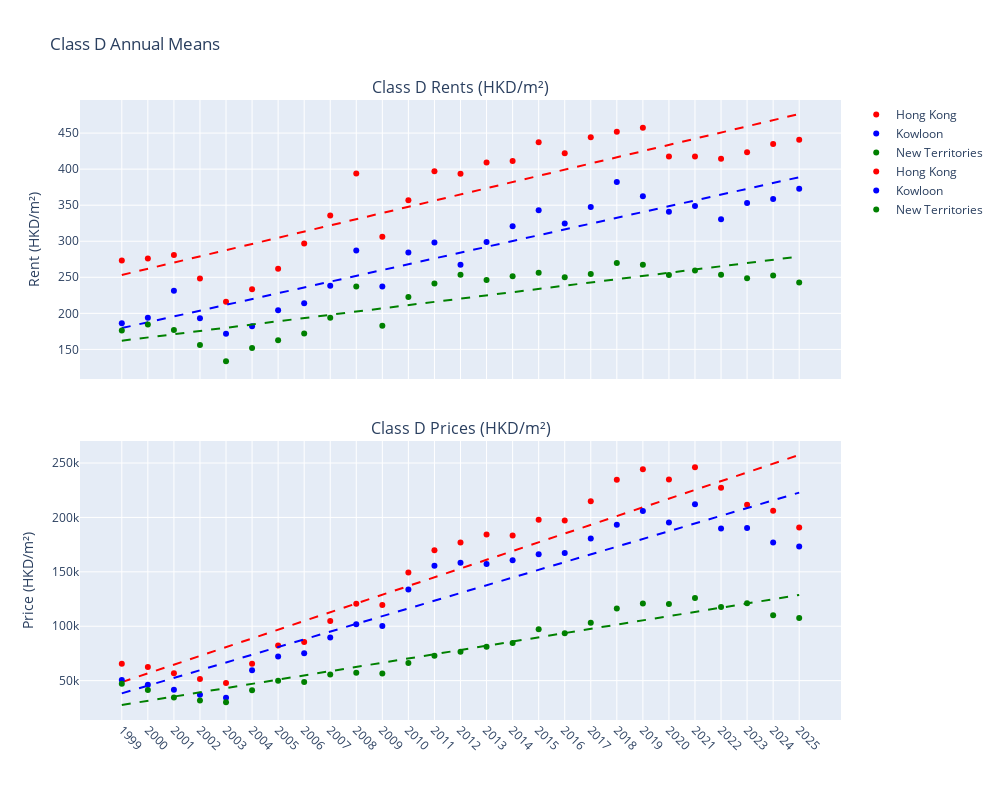

Source (notebook cell):
### Code cell
# 類別和區域
cls = 'D'
areas = ['Hong Kong', 'Kowloon', 'New Territories']
colors = {'Hong Kong': 'red', 'Kowloon': 'blue', 'New Territories': 'green'}

# 計算年度平均值
def get_annual_mean(df, cls, area):
    col = f'Class {cls} {area}'
    df[col] = pd.to_numeric(df[col], errors='coerce')
    annual = df.groupby('Year')[col].mean().reset_index()
    return annual['Year'].values, annual[col].values

# 創建圖表
fig = make_subplots(rows=2, cols=1, shared_xaxes=True, vertical_spacing=0.1,
                    subplot_titles=(f'Class {cls} Rents (HKD/m²)', f'Class {cls} Prices (HKD/m²)'))

for i, df in enumerate([rent_df, price_df]):
    for area in areas:
        years, means = get_annual_mean(df, cls, area)
        mask = ~np.isnan(means)
        valid_years, valid_means = years[mask], means[mask]
        
        fig.add_trace(go.Scatter(x=valid_years, y=valid_means, mode='markers',
                                 marker=dict(color=colors[area]), name=area,
                                 hovertemplate='Year: %{x}<br>Value: %{y:.2f}'),
                      row=i+1, col=1)
        
        if len(valid_means) > 1:
            result = linregress(np.arange(len(valid_years)), valid_means)
            reg_line = result.slope * np.arange(len(valid_years)) + result.intercept
            fig.add_trace(go.Scatter(x=valid_years, y=reg_line, mode='lines',
                                     line=dict(color=colors[area], dash='dash'),
                                     showlegend=False,
                                     hovertemplate='Year: %{x}<br>Value: %{y:.2f}'),
                          row=i+1, col=1)

# 統一刻度（每年顯示一次）
fig.update_xaxes(tickmode='array', tickvals=sorted(rent_df['Year'].unique()), tickangle=45, row=2, col=1)
fig.update_xaxes(tickmode='array', tickvals=sorted(rent_df['Year'].unique()), row=1, col=1)

fig.update_layout(title_text=f'Class {cls} Annual Means', height=800, width=1000)
fig.update_yaxes(title_text='Rent (HKD/m²)', row=1, col=1)
fig.update_yaxes(title_text='Price (HKD/m²)', row=2, col=1)

fig.show()

### Figure 1 — Plotly figure (JSON) as saved in the notebook; plotly's stock layout.template omitted (floating-point values rounded to 4 significant figures)
{"data": [{"hovertemplate": "Year: %{x}<br>Value: %{y:.2f}", "marker": {"color": "red"}, "mode": "markers", "name": "Hong Kong", "type": "scatter", "x": [1999, 2000, 2001, 2002, 2003, 2004, 2005, 2006, 2007, 2008, 2009, 2010, 2011, 2012, 2013, 2014, 2015, 2016, 2017, 2018, 2019, 2020, 2021, 2022, 2023, 2024, 2025], "xaxis": "x", "y": [273.2, 276.1, 281.1, 248.2, 216.2, 233.5, 262.0, 296.8, 335.6, 394.0, 306.2, 356.8, 397.1, 393.8, 409.3, 411.4, 437.2, 422.2, 444.2, 451.8, 457.5, 417.4, 417.7, 414.4, 423.2, 434.9, 440.7], "yaxis": "y"}, {"hovertemplate": "Year: %{x}<br>Value: %{y:.2f}", "line": {"color": "red", "dash": "dash"}, "mode": "lines", "showlegend": false, "type": "scatter", "x": [1999, 2000, 2001, 2002, 2003, 2004, 2005, 2006, 2007, 2008, 2009, 2010, 2011, 2012, 2013, 2014, 2015, 2016, 2017, 2018, 2019, 2020, 2021, 2022, 2023, 2024, 2025], "xaxis": "x", "y": [253.3, 261.9, 270.5, 279.0, 287.6, 296.2, 304.8, 313.4, 322.0, 330.6, 339.1, 347.7, 356.3, 364.9, 373.5, 382.1, 390.7, 399.2, 407.8, 416.4, 425.0, 433.6, 442.2, 450.8, 459.4, 467.9, 476.5], "yaxis": "y"}, {"hovertemplate": "Year: %{x}<br>Value: %{y:.2f}", "marker": {"color": "blue"}, "mode": "markers", "name": "Kowloon", "type": "scatter", "x": [1999, 2000, 2001, 2002, 2003, 2004, 2005, 2006, 2007, 2008, 2009, 2010, 2011, 2012, 2013, 2014, 2015, 2016, 2017, 2018, 2019, 2020, 2021, 2022, 2023, 2024, 2025], "xaxis": "x", "y": [186.2, 193.8, 231.2, 193.3, 171.7, 182.2, 204.3, 214.2, 238.3, 287.2, 237.1, 284.2, 298.1, 267.5, 299.0, 320.9, 342.8, 324.5, 347.6, 382.0, 362.2, 341.0, 348.9, 330.7, 352.9, 358.5, 372.9], "yaxis": "y"}, {"hovertemplate": "Year: %{x}<br>Value: %{y:.2f}", "line": {"color": "blue", "dash": "dash"}, "mode": "lines", "showlegend": false, "type": "scatter", "x": [1999, 2000, 2001, 2002, 2003, 2004, 2005, 2006, 2007, 2008, 2009, 2010, 2011, 2012, 2013, 2014, 2015, 2016, 2017, 2018, 2019, 2020, 2021, 2022, 2023, 2024, 2025], "xaxis": "x", "y": [179.6, 187.6, 195.7, 203.7, 211.8, 219.8, 227.9, 235.9, 244.0, 252.0, 260.1, 268.1, 276.2, 284.2, 292.2, 300.3, 308.3, 316.4, 324.4, 332.5, 340.5, 348.6, 356.6, 364.7, 372.7, 380.8, 388.8], "yaxis": "y"}, {"hovertemplate": "Year: %{x}<br>Value: %{y:.2f}", "marker": {"color": "green"}, "mode": "markers", "name": "New Territories", "type": "scatter", "x": [1999, 2000, 2001, 2002, 2003, 2004, 2005, 2006, 2007, 2008, 2009, 2010, 2011, 2012, 2013, 2014, 2015, 2016, 2017, 2018, 2019, 2020, 2021, 2022, 2023, 2024, 2025], "xaxis": "x", "y": [176.1, 184.5, 176.8, 156.2, 133.5, 151.8, 162.6, 172.2, 193.8, 237.1, 182.8, 222.6, 241.3, 253.4, 246.4, 251.4, 256.2, 250.2, 254.4, 269.8, 267.5, 253.3, 259.3, 253.5, 248.7, 252.6, 242.9], "yaxis": "y"}, {"hovertemplate": "Year: %{x}<br>Value: %{y:.2f}", "line": {"color": "green", "dash": "dash"}, "mode": "lines", "showlegend": false, "type": "scatter", "x": [1999, 2000, 2001, 2002, 2003, 2004, 2005, 2006, 2007, 2008, 2009, 2010, 2011, 2012, 2013, 2014, 2015, 2016, 2017, 2018, 2019, 2020, 2021, 2022, 2023, 2024, 2025], "xaxis": "x", "y": [162.1, 166.5, 171.0, 175.5, 180.0, 184.5, 189.0, 193.5, 198.0, 202.5, 206.9, 211.4, 215.9, 220.4, 224.9, 229.4, 233.9, 238.4, 242.8, 247.3, 251.8, 256.3, 260.8, 265.3, 269.8, 274.3, 278.8], "yaxis": "y"}, {"hovertemplate": "Year: %{x}<br>Value: %{y:.2f}", "marker": {"color": "red"}, "mode": "markers", "name": "Hong Kong", "type": "scatter", "x": [1999, 2000, 2001, 2002, 2003, 2004, 2005, 2006, 2007, 2008, 2009, 2010, 2011, 2012, 2013, 2014, 2015, 2016, 2017, 2018, 2019, 2020, 2021, 2022, 2023, 2024, 2025], "xaxis": "x2", "y": [65610.0, 62510.0, 56700.0, 51610.0, 47840.0, 65600.0, 82210.0, 85630.0, 104800.0, 120600.0, 119500.0, 149400.0, 169800.0, 177000.0, 184300.0, 183400.0, 197800.0, 197100.0, 214800.0, 234600.0, 244200.0, 234800.0, 246200.0, 227400.0, 211600.0, 206100.0, 190800.0], "yaxis": "y2"}, {"hovertemplate": "Year: %{x}<br>Value: %{y:.2f}", "line": {"color": "red", "dash": "dash"}, "mode": "lines", "showlegend": false, "type": "scatter", "x": [1999, 2000, 2001, 2002, 2003, 2004, 2005, 2006, 2007, 2008, 2009, 2010, 2011, 2012, 2013, 2014, 2015, 2016, 2017, 2018, 2019, 2020, 2021, 2022, 2023, 2024, 2025], "xaxis": "x2", "y": [48650.0, 56680.0, 64710.0, 72740.0, 80770.0, 88800.0, 96830.0, 104900.0, 112900.0, 120900.0, 128900.0, 137000.0, 145000.0, 153000.0, 161100.0, 169100.0, 177100.0, 185200.0, 193200.0, 201200.0, 209200.0, 217300.0, 225300.0, 233300.0, 241400.0, 249400.0, 257400.0], "yaxis": "y2"}, {"hovertemplate": "Year: %{x}<br>Value: %{y:.2f}", "marker": {"color": "blue"}, "mode": "markers", "name": "Kowloon", "type": "scatter", "x": [1999, 2000, 2001, 2002, 2003, 2004, 2005, 2006, 2007, 2008, 2009, 2010, 2011, 2012, 2013, 2014, 2015, 2016, 2017, 2018, 2019, 2020, 2021, 2022, 2023, 2024, 2025], "xaxis": "x2", "y": [50490.0, 46320.0, 41530.0, 37070.0, 34330.0, 59550.0, 72300.0, 75260.0, 89610.0, 101800.0, 100200.0, 133800.0, 155700.0, 158400.0, 157100.0, 160700.0, 166200.0, 167300.0, 180700.0, 193300.0, 206000.0, 195300.0, 212100.0, 189800.0, 190200.0, 176900.0, 173200.0], "yaxis": "y2"}, {"hovertemplate": "Year: %{x}<br>Value: %{y:.2f}", "line": {"color": "blue", "dash": "dash"}, "mode": "lines", "showlegend": false, "type": "scatter", "x": [1999, 2000, 2001, 2002, 2003, 2004, 2005, 2006, 2007, 2008, 2009, 2010, 2011, 2012, 2013, 2014, 2015, 2016, 2017, 2018, 2019, 2020, 2021, 2022, 2023, 2024, 2025], "xaxis": "x2", "y": [38300.0, 45390.0, 52490.0, 59590.0, 66690.0, 73780.0, 80880.0, 87980.0, 95070.0, 102200.0, 109300.0, 116400.0, 123500.0, 130600.0, 137700.0, 144800.0, 151900.0, 158900.0, 166000.0, 173100.0, 180200.0, 187300.0, 194400.0, 201500.0, 208600.0, 215700.0, 222800.0], "yaxis": "y2"}, {"hovertemplate": "Year: %{x}<br>Value: %{y:.2f}", "marker": {"color": "green"}, "mode": "markers", "name": "New Territories", "type": "scatter", "x": [1999, 2000, 2001, 2002, 2003, 2004, 2005, 2006, 2007, 2008, 2009, 2010, 2011, 2012, 2013, 2014, 2015, 2016, 2017, 2018, 2019, 2020, 2021, 2022, 2023, 2024, 2025], "xaxis": "x2", "y": [47220.0, 41340.0, 34610.0, 31760.0, 30090.0, 41260.0, 49970.0, 48670.0, 55750.0, 57240.0, 56660.0, 66250.0, 72770.0, 76460.0, 81040.0, 84700.0, 97270.0, 93480.0, 103200.0, 116400.0, 121000.0, 120400.0, 125800.0, 117800.0, 121100.0, 110200.0, 107600.0], "yaxis": "y2"}, {"hovertemplate": "Year: %{x}<br>Value: %{y:.2f}", "line": {"color": "green", "dash": "dash"}, "mode": "lines", "showlegend": false, "type": "scatter", "x": [1999, 2000, 2001, 2002, 2003, 2004, 2005, 2006, 2007, 2008, 2009, 2010, 2011, 2012, 2013, 2014, 2015, 2016, 2017, 2018, 2019, 2020, 2021, 2022, 2023, 2024, 2025], "xaxis": "x2", "y": [27590.0, 31480.0, 35370.0, 39260.0, 43150.0, 47040.0, 50930.0, 54820.0, 58710.0, 62600.0, 66490.0, 70380.0, 74270.0, 78150.0, 82040.0, 85930.0, 89820.0, 93710.0, 97600.0, 101500.0, 105400.0, 109300.0, 113200.0, 117000.0, 120900.0, 124800.0, 128700.0], "yaxis": "y2"}], "layout": {"annotations": [{"font": {"size": 16}, "showarrow": false, "text": "Class D Rents (HKD/m²)", "x": 0.5, "xanchor": "center", "xref": "paper", "y": 1, "yanchor": "bottom", "yref": "paper"}, {"font": {"size": 16}, "showarrow": false, "text": "Class D Prices (HKD/m²)", "x": 0.5, "xanchor": "center", "xref": "paper", "y": 0.45, "yanchor": "bottom", "yref": "paper"}], "height": 800, "title": {"text": "Class D Annual Means"}, "width": 1000, "xaxis": {"anchor": "y", "domain": [0, 1], "matches": "x2", "showticklabels": false, "tickmode": "array", "tickvals": [1999, 2000, 2001, 2002, 2003, 2004, 2005, 2006, 2007, 2008, 2009, 2010, 2011, 2012, 2013, 2014, 2015, 2016, 2017, 2018, 2019, 2020, 2021, 2022, 2023, 2024, 2025]}, "xaxis2": {"anchor": "y2", "domain": [0, 1], "tickangle": 45, "tickmode": "array", "tickvals": [1999, 2000, 2001, 2002, 2003, 2004, 2005, 2006, 2007, 2008, 2009, 2010, 2011, 2012, 2013, 2014, 2015, 2016, 2017, 2018, 2019, 2020, 2021, 2022, 2023, 2024, 2025]}, "yaxis": {"anchor": "x", "domain": [0.55, 1], "title": {"text": "Rent (HKD/m²)"}}, "yaxis2": {"anchor": "x2", "domain": [0, 0.45], "title": {"text": "Price (HKD/m²)"}}}}
